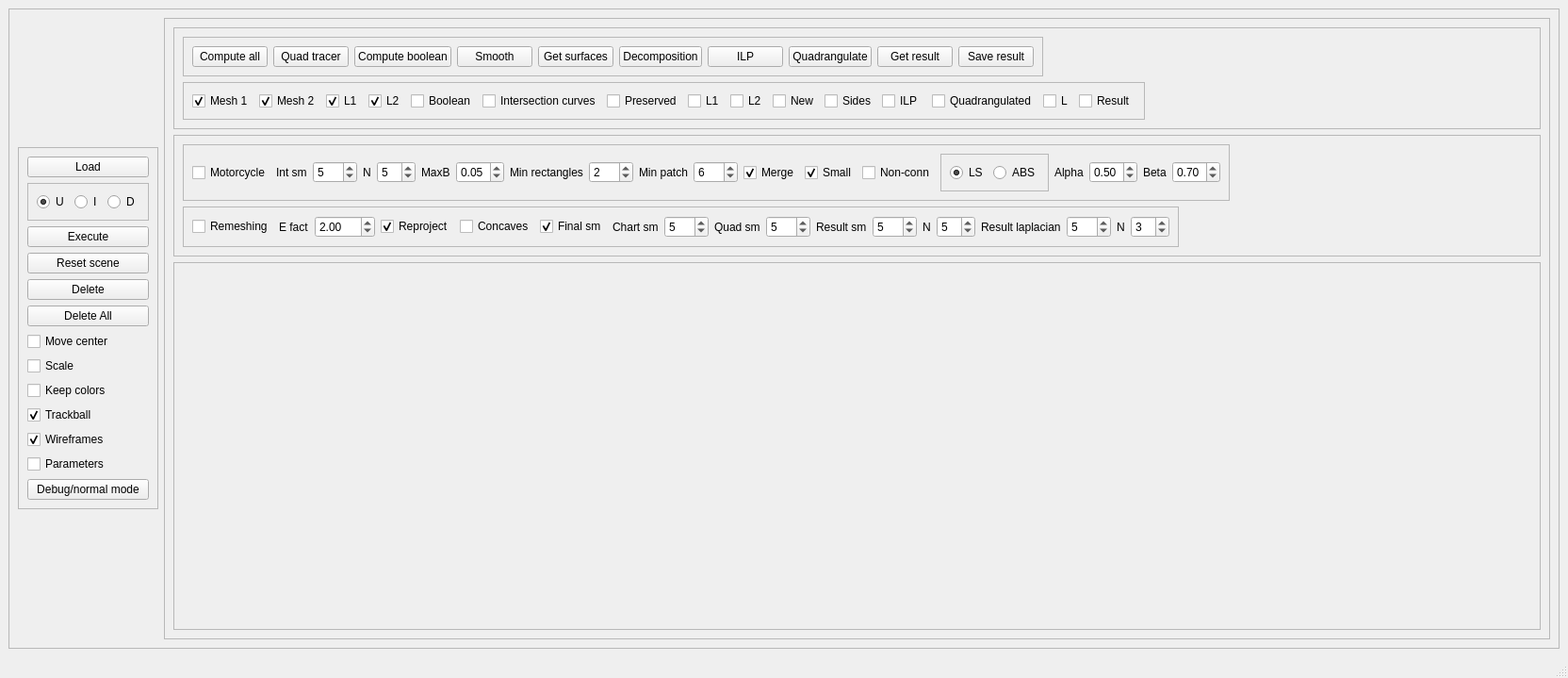
<?xml version="1.0" encoding="UTF-8"?>
<ui version="4.0">
 <class>mainWindow</class>
 <widget class="QMainWindow" name="mainWindow">
  <property name="geometry">
   <rect>
    <x>0</x>
    <y>0</y>
    <width>1664</width>
    <height>719</height>
   </rect>
  </property>
  <property name="windowTitle">
   <string>Quad boolean</string>
  </property>
  <widget class="QWidget" name="centralwidget">
   <layout class="QVBoxLayout">
    <property name="spacing">
     <number>6</number>
    </property>
    <property name="leftMargin">
     <number>9</number>
    </property>
    <property name="topMargin">
     <number>9</number>
    </property>
    <property name="rightMargin">
     <number>9</number>
    </property>
    <property name="bottomMargin">
     <number>9</number>
    </property>
    <item>
     <widget class="QFrame" name="mainFrame">
      <property name="frameShape">
       <enum>QFrame::StyledPanel</enum>
      </property>
      <property name="frameShadow">
       <enum>QFrame::Raised</enum>
      </property>
      <layout class="QHBoxLayout" name="horizontalLayout_6">
       <item>
        <widget class="QFrame" name="leftFrame">
         <property name="sizePolicy">
          <sizepolicy hsizetype="Fixed" vsizetype="Fixed">
           <horstretch>0</horstretch>
           <verstretch>0</verstretch>
          </sizepolicy>
         </property>
         <property name="frameShape">
          <enum>QFrame::StyledPanel</enum>
         </property>
         <property name="frameShadow">
          <enum>QFrame::Raised</enum>
         </property>
         <layout class="QVBoxLayout" name="verticalLayout_2">
          <property name="sizeConstraint">
           <enum>QLayout::SetDefaultConstraint</enum>
          </property>
          <item>
           <widget class="QPushButton" name="loadButton">
            <property name="text">
             <string>Load</string>
            </property>
           </widget>
          </item>
          <item>
           <widget class="QFrame" name="operationFrame">
            <property name="frameShape">
             <enum>QFrame::StyledPanel</enum>
            </property>
            <property name="frameShadow">
             <enum>QFrame::Raised</enum>
            </property>
            <layout class="QHBoxLayout" name="horizontalLayout_3">
             <item>
              <widget class="QRadioButton" name="operationUnionRadio">
               <property name="text">
                <string>U</string>
               </property>
               <property name="checked">
                <bool>true</bool>
               </property>
              </widget>
             </item>
             <item>
              <widget class="QRadioButton" name="operationIntersectionRadio">
               <property name="text">
                <string>I</string>
               </property>
              </widget>
             </item>
             <item>
              <widget class="QRadioButton" name="operationDifferenceRadio">
               <property name="text">
                <string>D</string>
               </property>
              </widget>
             </item>
            </layout>
           </widget>
          </item>
          <item>
           <widget class="QPushButton" name="executePushButton">
            <property name="text">
             <string>Execute</string>
            </property>
           </widget>
          </item>
          <item>
           <widget class="QPushButton" name="resetSceneButton">
            <property name="text">
             <string>Reset scene</string>
            </property>
           </widget>
          </item>
          <item>
           <widget class="QPushButton" name="deleteButton">
            <property name="text">
             <string>Delete</string>
            </property>
           </widget>
          </item>
          <item>
           <widget class="QPushButton" name="deleteAllButton">
            <property name="text">
             <string>Delete All</string>
            </property>
           </widget>
          </item>
          <item>
           <widget class="QCheckBox" name="moveCenterCheckBox">
            <property name="text">
             <string>Move center</string>
            </property>
            <property name="checked">
             <bool>false</bool>
            </property>
           </widget>
          </item>
          <item>
           <widget class="QCheckBox" name="scaleCheckBox">
            <property name="text">
             <string>Scale</string>
            </property>
           </widget>
          </item>
          <item>
           <widget class="QCheckBox" name="keepColorsCheckBox">
            <property name="text">
             <string>Keep colors</string>
            </property>
           </widget>
          </item>
          <item>
           <widget class="QCheckBox" name="trackballCheckBox">
            <property name="text">
             <string>Trackball</string>
            </property>
            <property name="checked">
             <bool>true</bool>
            </property>
           </widget>
          </item>
          <item>
           <widget class="QCheckBox" name="showWireframe">
            <property name="text">
             <string>Wireframes</string>
            </property>
            <property name="checked">
             <bool>true</bool>
            </property>
           </widget>
          </item>
          <item>
           <widget class="QCheckBox" name="showParametersCheckBox">
            <property name="text">
             <string>Parameters</string>
            </property>
           </widget>
          </item>
          <item>
           <widget class="QPushButton" name="debugModeButton">
            <property name="text">
             <string>Debug/normal mode</string>
            </property>
           </widget>
          </item>
         </layout>
        </widget>
       </item>
       <item>
        <widget class="QFrame" name="centralFrame">
         <property name="frameShape">
          <enum>QFrame::StyledPanel</enum>
         </property>
         <property name="frameShadow">
          <enum>QFrame::Raised</enum>
         </property>
         <layout class="QVBoxLayout" name="verticalLayout">
          <item>
           <widget class="QFrame" name="debugFrame">
            <property name="sizePolicy">
             <sizepolicy hsizetype="Minimum" vsizetype="Fixed">
              <horstretch>0</horstretch>
              <verstretch>0</verstretch>
             </sizepolicy>
            </property>
            <property name="frameShape">
             <enum>QFrame::StyledPanel</enum>
            </property>
            <property name="frameShadow">
             <enum>QFrame::Raised</enum>
            </property>
            <layout class="QVBoxLayout" name="verticalLayout_4">
             <item>
              <widget class="QFrame" name="toolsFrame">
               <property name="sizePolicy">
                <sizepolicy hsizetype="Fixed" vsizetype="Maximum">
                 <horstretch>0</horstretch>
                 <verstretch>0</verstretch>
                </sizepolicy>
               </property>
               <property name="frameShape">
                <enum>QFrame::StyledPanel</enum>
               </property>
               <property name="frameShadow">
                <enum>QFrame::Raised</enum>
               </property>
               <layout class="QHBoxLayout">
                <property name="spacing">
                 <number>6</number>
                </property>
                <property name="leftMargin">
                 <number>9</number>
                </property>
                <property name="topMargin">
                 <number>9</number>
                </property>
                <property name="rightMargin">
                 <number>9</number>
                </property>
                <property name="bottomMargin">
                 <number>9</number>
                </property>
                <item>
                 <widget class="QPushButton" name="computeAllPushButton">
                  <property name="text">
                   <string>Compute all</string>
                  </property>
                 </widget>
                </item>
                <item>
                 <widget class="QPushButton" name="quadTracerPushButton">
                  <property name="text">
                   <string>Quad tracer</string>
                  </property>
                 </widget>
                </item>
                <item>
                 <widget class="QPushButton" name="computeBooleanPushButton">
                  <property name="text">
                   <string>Compute boolean</string>
                  </property>
                 </widget>
                </item>
                <item>
                 <widget class="QPushButton" name="smoothPushButton">
                  <property name="text">
                   <string>Smooth</string>
                  </property>
                 </widget>
                </item>
                <item>
                 <widget class="QPushButton" name="getSurfacesPushButton">
                  <property name="text">
                   <string>Get surfaces</string>
                  </property>
                 </widget>
                </item>
                <item>
                 <widget class="QPushButton" name="decompositionPushButton">
                  <property name="text">
                   <string>Decomposition</string>
                  </property>
                 </widget>
                </item>
                <item>
                 <widget class="QPushButton" name="ilpPushButton">
                  <property name="text">
                   <string>ILP</string>
                  </property>
                 </widget>
                </item>
                <item>
                 <widget class="QPushButton" name="quadrangulatePushButton">
                  <property name="text">
                   <string>Quadrangulate</string>
                  </property>
                 </widget>
                </item>
                <item>
                 <widget class="QPushButton" name="getResultPushButton">
                  <property name="text">
                   <string>Get result</string>
                  </property>
                 </widget>
                </item>
                <item>
                 <widget class="QPushButton" name="saveResultPushButton">
                  <property name="text">
                   <string>Save result</string>
                  </property>
                 </widget>
                </item>
               </layout>
              </widget>
             </item>
             <item>
              <widget class="QFrame" name="actionFrame">
               <property name="sizePolicy">
                <sizepolicy hsizetype="Fixed" vsizetype="Maximum">
                 <horstretch>0</horstretch>
                 <verstretch>0</verstretch>
                </sizepolicy>
               </property>
               <property name="frameShape">
                <enum>QFrame::StyledPanel</enum>
               </property>
               <property name="frameShadow">
                <enum>QFrame::Raised</enum>
               </property>
               <layout class="QHBoxLayout" name="horizontalLayout_2">
                <item>
                 <widget class="QCheckBox" name="showMesh1CheckBox">
                  <property name="sizePolicy">
                   <sizepolicy hsizetype="Fixed" vsizetype="Fixed">
                    <horstretch>0</horstretch>
                    <verstretch>0</verstretch>
                   </sizepolicy>
                  </property>
                  <property name="text">
                   <string>Mesh 1</string>
                  </property>
                  <property name="checked">
                   <bool>true</bool>
                  </property>
                 </widget>
                </item>
                <item>
                 <widget class="QCheckBox" name="showMesh2CheckBox">
                  <property name="sizePolicy">
                   <sizepolicy hsizetype="Fixed" vsizetype="Fixed">
                    <horstretch>0</horstretch>
                    <verstretch>0</verstretch>
                   </sizepolicy>
                  </property>
                  <property name="text">
                   <string>Mesh 2</string>
                  </property>
                  <property name="checked">
                   <bool>true</bool>
                  </property>
                 </widget>
                </item>
                <item>
                 <widget class="QCheckBox" name="showQuadLayout1CheckBox">
                  <property name="text">
                   <string>L1</string>
                  </property>
                  <property name="checked">
                   <bool>true</bool>
                  </property>
                 </widget>
                </item>
                <item>
                 <widget class="QCheckBox" name="showQuadLayout2CheckBox">
                  <property name="text">
                   <string>L2</string>
                  </property>
                  <property name="checked">
                   <bool>true</bool>
                  </property>
                 </widget>
                </item>
                <item>
                 <widget class="QCheckBox" name="showBooleanCheckBox">
                  <property name="text">
                   <string>Boolean</string>
                  </property>
                 </widget>
                </item>
                <item>
                 <widget class="QCheckBox" name="showIntersectionCurvesCheckBox">
                  <property name="text">
                   <string>Intersection curves</string>
                  </property>
                 </widget>
                </item>
                <item>
                 <widget class="QCheckBox" name="showPreservedSurfaceCheckBox">
                  <property name="sizePolicy">
                   <sizepolicy hsizetype="Fixed" vsizetype="Fixed">
                    <horstretch>0</horstretch>
                    <verstretch>0</verstretch>
                   </sizepolicy>
                  </property>
                  <property name="text">
                   <string>Preserved</string>
                  </property>
                 </widget>
                </item>
                <item>
                 <widget class="QCheckBox" name="showQuadLayoutPreserved1CheckBox">
                  <property name="text">
                   <string>L1</string>
                  </property>
                 </widget>
                </item>
                <item>
                 <widget class="QCheckBox" name="showQuadLayoutPreserved2CheckBox">
                  <property name="text">
                   <string>L2</string>
                  </property>
                 </widget>
                </item>
                <item>
                 <widget class="QCheckBox" name="showNewSurfaceCheckBox">
                  <property name="sizePolicy">
                   <sizepolicy hsizetype="Fixed" vsizetype="Fixed">
                    <horstretch>0</horstretch>
                    <verstretch>0</verstretch>
                   </sizepolicy>
                  </property>
                  <property name="text">
                   <string>New</string>
                  </property>
                 </widget>
                </item>
                <item>
                 <widget class="QCheckBox" name="showChartSidesCheckBox">
                  <property name="text">
                   <string>Sides</string>
                  </property>
                 </widget>
                </item>
                <item>
                 <widget class="QCheckBox" name="showILPCheckBox">
                  <property name="text">
                   <string>ILP </string>
                  </property>
                 </widget>
                </item>
                <item>
                 <widget class="QCheckBox" name="showQuadrangulatedCheckBox">
                  <property name="text">
                   <string>Quadrangulated</string>
                  </property>
                 </widget>
                </item>
                <item>
                 <widget class="QCheckBox" name="showQuadrangulatedLayoutCheckBox">
                  <property name="text">
                   <string>L</string>
                  </property>
                 </widget>
                </item>
                <item>
                 <widget class="QCheckBox" name="showResultCheckBox">
                  <property name="text">
                   <string>Result</string>
                  </property>
                 </widget>
                </item>
               </layout>
              </widget>
             </item>
            </layout>
           </widget>
          </item>
          <item>
           <widget class="QFrame" name="parametersFrame">
            <property name="sizePolicy">
             <sizepolicy hsizetype="Minimum" vsizetype="Fixed">
              <horstretch>0</horstretch>
              <verstretch>0</verstretch>
             </sizepolicy>
            </property>
            <property name="frameShape">
             <enum>QFrame::StyledPanel</enum>
            </property>
            <property name="frameShadow">
             <enum>QFrame::Raised</enum>
            </property>
            <layout class="QVBoxLayout" name="verticalLayout_3">
             <item>
              <widget class="QFrame" name="parametersFrame2">
               <property name="sizePolicy">
                <sizepolicy hsizetype="Fixed" vsizetype="Maximum">
                 <horstretch>0</horstretch>
                 <verstretch>0</verstretch>
                </sizepolicy>
               </property>
               <property name="frameShape">
                <enum>QFrame::StyledPanel</enum>
               </property>
               <property name="frameShadow">
                <enum>QFrame::Raised</enum>
               </property>
               <layout class="QHBoxLayout" name="horizontalLayout">
                <item>
                 <widget class="QCheckBox" name="motorcycleCheckBox">
                  <property name="text">
                   <string>Motorcycle</string>
                  </property>
                  <property name="checked">
                   <bool>false</bool>
                  </property>
                 </widget>
                </item>
                <item>
                 <widget class="QLabel" name="intersectionSmoothingLabel">
                  <property name="text">
                   <string>Int sm</string>
                  </property>
                 </widget>
                </item>
                <item>
                 <widget class="QSpinBox" name="intersectionSmoothingSpinBox">
                  <property name="maximum">
                   <number>200</number>
                  </property>
                  <property name="value">
                   <number>5</number>
                  </property>
                 </widget>
                </item>
                <item>
                 <widget class="QLabel" name="intersectionSmoothingNRingLabel">
                  <property name="text">
                   <string>N</string>
                  </property>
                 </widget>
                </item>
                <item>
                 <widget class="QSpinBox" name="intersectionSmoothingNRingSpinBox">
                  <property name="minimum">
                   <number>1</number>
                  </property>
                  <property name="maximum">
                   <number>20</number>
                  </property>
                  <property name="value">
                   <number>5</number>
                  </property>
                 </widget>
                </item>
                <item>
                 <widget class="QLabel" name="intersectionSmoothingMaxBBLabel">
                  <property name="text">
                   <string>MaxB</string>
                  </property>
                 </widget>
                </item>
                <item>
                 <widget class="QDoubleSpinBox" name="intersectionSmoothingMaxBBSpinBox">
                  <property name="minimum">
                   <double>0.010000000000000</double>
                  </property>
                  <property name="maximum">
                   <double>1.000000000000000</double>
                  </property>
                  <property name="singleStep">
                   <double>0.010000000000000</double>
                  </property>
                  <property name="value">
                   <double>0.050000000000000</double>
                  </property>
                 </widget>
                </item>
                <item>
                 <widget class="QLabel" name="minRectangleAreaLabel">
                  <property name="text">
                   <string>Min rectangles</string>
                  </property>
                 </widget>
                </item>
                <item>
                 <widget class="QSpinBox" name="minRectangleAreaSpinBox">
                  <property name="minimum">
                   <number>1</number>
                  </property>
                  <property name="maximum">
                   <number>200</number>
                  </property>
                  <property name="value">
                   <number>2</number>
                  </property>
                 </widget>
                </item>
                <item>
                 <widget class="QLabel" name="minPatchAreaLabel">
                  <property name="text">
                   <string>Min patch</string>
                  </property>
                 </widget>
                </item>
                <item>
                 <widget class="QSpinBox" name="minPatchAreaSpinBox">
                  <property name="minimum">
                   <number>1</number>
                  </property>
                  <property name="maximum">
                   <number>200</number>
                  </property>
                  <property name="value">
                   <number>6</number>
                  </property>
                 </widget>
                </item>
                <item>
                 <widget class="QCheckBox" name="mergeCheckBox">
                  <property name="text">
                   <string>Merge</string>
                  </property>
                  <property name="checked">
                   <bool>true</bool>
                  </property>
                 </widget>
                </item>
                <item>
                 <widget class="QCheckBox" name="deleteSmallCheckBox">
                  <property name="text">
                   <string>Small</string>
                  </property>
                  <property name="checked">
                   <bool>true</bool>
                  </property>
                 </widget>
                </item>
                <item>
                 <widget class="QCheckBox" name="deleteNonConnectedCheckBox">
                  <property name="text">
                   <string>Non-conn</string>
                  </property>
                  <property name="checked">
                   <bool>false</bool>
                  </property>
                 </widget>
                </item>
                <item>
                 <widget class="QFrame" name="ilpMethodFrame">
                  <property name="frameShape">
                   <enum>QFrame::StyledPanel</enum>
                  </property>
                  <property name="frameShadow">
                   <enum>QFrame::Raised</enum>
                  </property>
                  <layout class="QHBoxLayout" name="horizontalLayout_5">
                   <item>
                    <widget class="QRadioButton" name="ilpMethodLSRadio">
                     <property name="text">
                      <string>LS</string>
                     </property>
                     <property name="checked">
                      <bool>true</bool>
                     </property>
                    </widget>
                   </item>
                   <item>
                    <widget class="QRadioButton" name="ilpMethodABSRadio">
                     <property name="text">
                      <string>ABS</string>
                     </property>
                     <property name="checked">
                      <bool>false</bool>
                     </property>
                    </widget>
                   </item>
                  </layout>
                 </widget>
                </item>
                <item>
                 <widget class="QLabel" name="alphaLabel">
                  <property name="text">
                   <string>Alpha</string>
                  </property>
                 </widget>
                </item>
                <item>
                 <widget class="QDoubleSpinBox" name="alphaSpinBox">
                  <property name="minimum">
                   <double>0.010000000000000</double>
                  </property>
                  <property name="maximum">
                   <double>0.990000000000000</double>
                  </property>
                  <property name="singleStep">
                   <double>0.100000000000000</double>
                  </property>
                  <property name="value">
                   <double>0.500000000000000</double>
                  </property>
                 </widget>
                </item>
                <item>
                 <widget class="QLabel" name="betaLabel">
                  <property name="text">
                   <string>Beta</string>
                  </property>
                 </widget>
                </item>
                <item>
                 <widget class="QDoubleSpinBox" name="betaSpinBox">
                  <property name="minimum">
                   <double>0.000000000000000</double>
                  </property>
                  <property name="maximum">
                   <double>1.000000000000000</double>
                  </property>
                  <property name="singleStep">
                   <double>0.100000000000000</double>
                  </property>
                  <property name="value">
                   <double>0.700000000000000</double>
                  </property>
                 </widget>
                </item>
               </layout>
              </widget>
             </item>
             <item>
              <widget class="QFrame" name="parametersFrame1">
               <property name="sizePolicy">
                <sizepolicy hsizetype="Fixed" vsizetype="Maximum">
                 <horstretch>0</horstretch>
                 <verstretch>0</verstretch>
                </sizepolicy>
               </property>
               <property name="frameShape">
                <enum>QFrame::StyledPanel</enum>
               </property>
               <property name="frameShadow">
                <enum>QFrame::Raised</enum>
               </property>
               <layout class="QHBoxLayout" name="horizontalLayout_4">
                <item>
                 <widget class="QCheckBox" name="initialRemeshingCheckBox">
                  <property name="text">
                   <string>Remeshing</string>
                  </property>
                  <property name="checked">
                   <bool>false</bool>
                  </property>
                 </widget>
                </item>
                <item>
                 <widget class="QLabel" name="edgeFactorLabe">
                  <property name="text">
                   <string>E fact</string>
                  </property>
                 </widget>
                </item>
                <item>
                 <widget class="QDoubleSpinBox" name="edgeFactorSpinBox">
                  <property name="minimum">
                   <double>0.500000000000000</double>
                  </property>
                  <property name="maximum">
                   <double>100.000000000000000</double>
                  </property>
                  <property name="value">
                   <double>2.000000000000000</double>
                  </property>
                 </widget>
                </item>
                <item>
                 <widget class="QCheckBox" name="reprojectCheckBox">
                  <property name="text">
                   <string>Reproject</string>
                  </property>
                  <property name="checked">
                   <bool>true</bool>
                  </property>
                 </widget>
                </item>
                <item>
                 <widget class="QCheckBox" name="splitConcavesCheckBox">
                  <property name="text">
                   <string>Concaves</string>
                  </property>
                 </widget>
                </item>
                <item>
                 <widget class="QCheckBox" name="finalSmoothingCheckBox">
                  <property name="text">
                   <string>Final sm</string>
                  </property>
                  <property name="checked">
                   <bool>true</bool>
                  </property>
                 </widget>
                </item>
                <item>
                 <widget class="QLabel" name="chartSmoothingLabel">
                  <property name="text">
                   <string>Chart sm</string>
                  </property>
                 </widget>
                </item>
                <item>
                 <widget class="QSpinBox" name="chartSmoothingSpinBox">
                  <property name="maximum">
                   <number>100</number>
                  </property>
                  <property name="value">
                   <number>5</number>
                  </property>
                 </widget>
                </item>
                <item>
                 <widget class="QLabel" name="meshSmoothingLabel">
                  <property name="text">
                   <string>Quad sm</string>
                  </property>
                 </widget>
                </item>
                <item>
                 <widget class="QSpinBox" name="meshSmoothingSpinBox">
                  <property name="maximum">
                   <number>200</number>
                  </property>
                  <property name="value">
                   <number>5</number>
                  </property>
                 </widget>
                </item>
                <item>
                 <widget class="QLabel" name="resultSmoothingLabel">
                  <property name="text">
                   <string>Result sm</string>
                  </property>
                 </widget>
                </item>
                <item>
                 <widget class="QSpinBox" name="resultSmoothingSpinBox">
                  <property name="maximum">
                   <number>200</number>
                  </property>
                  <property name="value">
                   <number>5</number>
                  </property>
                 </widget>
                </item>
                <item>
                 <widget class="QLabel" name="resultSmoothingNRingLabel">
                  <property name="text">
                   <string>N</string>
                  </property>
                 </widget>
                </item>
                <item>
                 <widget class="QSpinBox" name="resultSmoothingNRingSpinBox">
                  <property name="minimum">
                   <number>1</number>
                  </property>
                  <property name="maximum">
                   <number>20</number>
                  </property>
                  <property name="value">
                   <number>5</number>
                  </property>
                 </widget>
                </item>
                <item>
                 <widget class="QLabel" name="resultSmoothingLaplacianLabel">
                  <property name="text">
                   <string>Result laplacian</string>
                  </property>
                 </widget>
                </item>
                <item>
                 <widget class="QSpinBox" name="resultSmoothingLaplacianSpinBox">
                  <property name="maximum">
                   <number>200</number>
                  </property>
                  <property name="value">
                   <number>5</number>
                  </property>
                 </widget>
                </item>
                <item>
                 <widget class="QLabel" name="resultSmoothingLaplacianNRingLabel">
                  <property name="text">
                   <string>N</string>
                  </property>
                 </widget>
                </item>
                <item>
                 <widget class="QSpinBox" name="resultSmoothingLaplacianNRingSpinBox">
                  <property name="minimum">
                   <number>1</number>
                  </property>
                  <property name="maximum">
                   <number>20</number>
                  </property>
                  <property name="value">
                   <number>3</number>
                  </property>
                 </widget>
                </item>
               </layout>
              </widget>
             </item>
            </layout>
           </widget>
          </item>
          <item>
           <widget class="QFrame" name="glFrame">
            <property name="frameShape">
             <enum>QFrame::StyledPanel</enum>
            </property>
            <property name="frameShadow">
             <enum>QFrame::Raised</enum>
            </property>
            <layout class="QVBoxLayout">
             <property name="spacing">
              <number>6</number>
             </property>
             <property name="leftMargin">
              <number>9</number>
             </property>
             <property name="topMargin">
              <number>9</number>
             </property>
             <property name="rightMargin">
              <number>9</number>
             </property>
             <property name="bottomMargin">
              <number>9</number>
             </property>
             <item>
              <widget class="GLArea" name="glArea" native="true">
               <property name="minimumSize">
                <size>
                 <width>320</width>
                 <height>240</height>
                </size>
               </property>
              </widget>
             </item>
            </layout>
           </widget>
          </item>
         </layout>
        </widget>
       </item>
      </layout>
     </widget>
    </item>
   </layout>
  </widget>
  <widget class="QMenuBar" name="menubar">
   <property name="geometry">
    <rect>
     <x>0</x>
     <y>0</y>
     <width>1664</width>
     <height>22</height>
    </rect>
   </property>
  </widget>
  <widget class="QStatusBar" name="statusbar"/>
 </widget>
 <customwidgets>
  <customwidget>
   <class>GLArea</class>
   <extends>QWidget</extends>
   <header>glarea.h</header>
  </customwidget>
 </customwidgets>
 <resources/>
 <connections/>
</ui>
